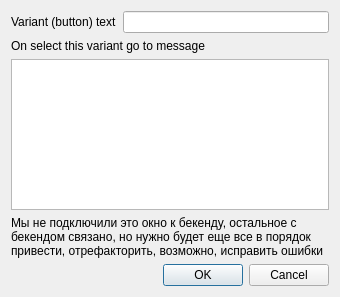
<?xml version="1.0" encoding="UTF-8"?>
<ui version="4.0">
 <class>VariantEditorDialog</class>
 <widget class="QDialog" name="VariantEditorDialog">
  <property name="geometry">
   <rect>
    <x>0</x>
    <y>0</y>
    <width>340</width>
    <height>297</height>
   </rect>
  </property>
  <property name="windowTitle">
   <string>Variant Editor Dialog</string>
  </property>
  <layout class="QVBoxLayout" name="verticalLayout_2">
   <item>
    <layout class="QHBoxLayout" name="horizontalLayout">
     <item>
      <widget class="QLabel" name="label">
       <property name="text">
        <string>Variant (button) text</string>
       </property>
      </widget>
     </item>
     <item>
      <widget class="QLineEdit" name="variant_text_edit"/>
     </item>
    </layout>
   </item>
   <item>
    <layout class="QVBoxLayout" name="verticalLayout">
     <item>
      <widget class="QLabel" name="label_2">
       <property name="text">
        <string>On select this variant go to message</string>
       </property>
      </widget>
     </item>
     <item>
      <widget class="QListWidget" name="next_message_select_list_widget"/>
     </item>
    </layout>
   </item>
   <item>
    <widget class="QLabel" name="label_3">
     <property name="text">
      <string>Мы не подключили это окно к бекенду, остальное с бекендом связано, но нужно будет еще все в порядок привести, отрефакторить, возможно, исправить ошибки</string>
     </property>
     <property name="wordWrap">
      <bool>true</bool>
     </property>
    </widget>
   </item>
   <item>
    <widget class="QDialogButtonBox" name="buttonBox">
     <property name="orientation">
      <enum>Qt::Horizontal</enum>
     </property>
     <property name="standardButtons">
      <set>QDialogButtonBox::Cancel|QDialogButtonBox::Ok</set>
     </property>
    </widget>
   </item>
  </layout>
 </widget>
 <resources/>
 <connections>
  <connection>
   <sender>buttonBox</sender>
   <signal>accepted()</signal>
   <receiver>VariantEditorDialog</receiver>
   <slot>accept()</slot>
   <hints>
    <hint type="sourcelabel">
     <x>248</x>
     <y>254</y>
    </hint>
    <hint type="destinationlabel">
     <x>157</x>
     <y>274</y>
    </hint>
   </hints>
  </connection>
  <connection>
   <sender>buttonBox</sender>
   <signal>rejected()</signal>
   <receiver>VariantEditorDialog</receiver>
   <slot>reject()</slot>
   <hints>
    <hint type="sourcelabel">
     <x>316</x>
     <y>260</y>
    </hint>
    <hint type="destinationlabel">
     <x>286</x>
     <y>274</y>
    </hint>
   </hints>
  </connection>
 </connections>
</ui>
